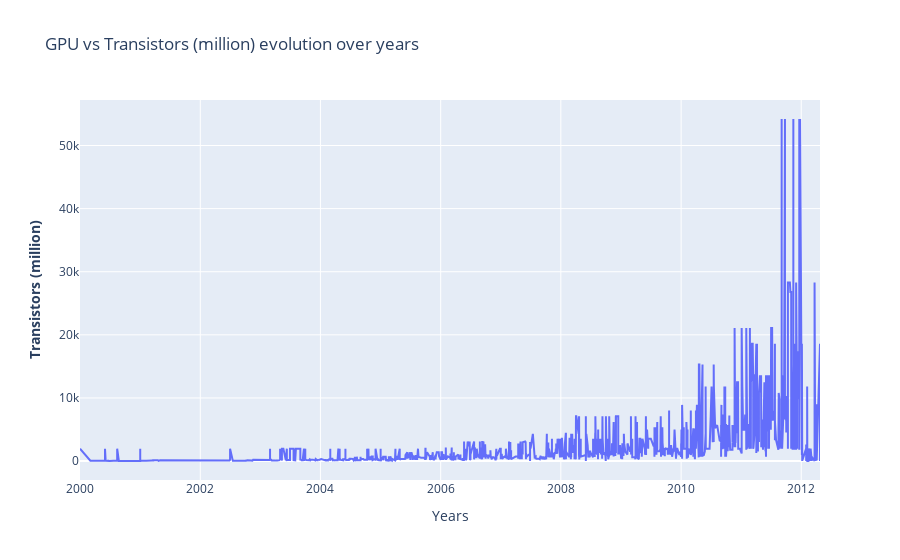
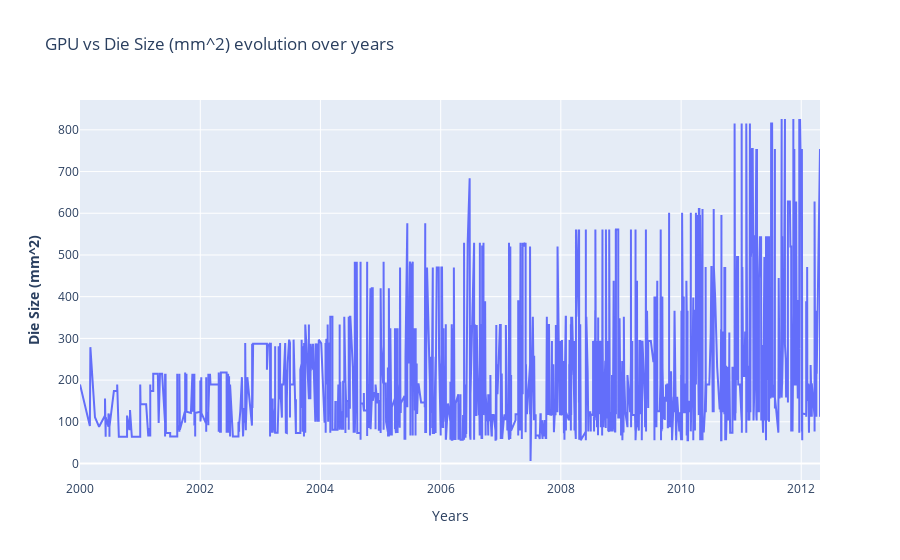

The code cell stored with these charts, in order, in its notebook:
### Markdown cell above
#### GPU

### Code cell
fig_transistors = make_subplots()
fig_die = make_subplots()

# Add traces
fig_transistors.add_trace(
    go.Scatter(x= df_an.index, y=df_gpu["Transistors (million)"] ,name= "GPU")
)
# Add figure title
fig_transistors.update_layout(
    title_text="GPU vs Transistors (million) evolution over years"
)
# Set x-axis title
fig_transistors.update_xaxes(title_text="Years")
# Set y-axes titles
fig_transistors.update_yaxes(title_text="<b>Transistors (million)", secondary_y=False)

# Add traces
fig_die.add_trace(
    go.Scatter(x= df_an.index, y=df_gpu["Die Size (mm^2)"] ,name= "GPU")
)
# Add figure title
fig_die.update_layout(
    title_text="GPU vs Die Size (mm^2) evolution over years"
)
# Set x-axis title
fig_die.update_xaxes(title_text="Years")
# Set y-axes titles
fig_die.update_yaxes(title_text="<b>Die Size (mm^2)", secondary_y=False)

fig_transistors.show()
fig_die.show()

### Figure 1 — Plotly figure (JSON) as saved in the notebook; plotly's stock layout.template omitted (floating-point values rounded to 4 significant figures; data arrays with more than 128 entries replaced by an {"elided": "..."} marker saying what was removed)
{"data": [{"name": "GPU", "type": "scatter", "x": {"elided": "4745 str values"}, "y": {"elided": "2605 float values"}}], "layout": {"title": {"text": "GPU vs Transistors (million) evolution over years"}, "xaxis": {"anchor": "y", "domain": [0, 1], "title": {"text": "Years"}}, "yaxis": {"anchor": "x", "domain": [0, 1], "title": {"text": "<b>Transistors (million)"}}}}

### Figure 2 — Plotly figure (JSON) as saved in the notebook; plotly's stock layout.template omitted (floating-point values rounded to 4 significant figures; data arrays with more than 128 entries replaced by an {"elided": "..."} marker saying what was removed)
{"data": [{"name": "GPU", "type": "scatter", "x": {"elided": "4745 str values"}, "y": {"elided": "2605 float values"}}], "layout": {"title": {"text": "GPU vs Die Size (mm^2) evolution over years"}, "xaxis": {"anchor": "y", "domain": [0, 1], "title": {"text": "Years"}}, "yaxis": {"anchor": "x", "domain": [0, 1], "title": {"text": "<b>Die Size (mm^2)"}}}}
